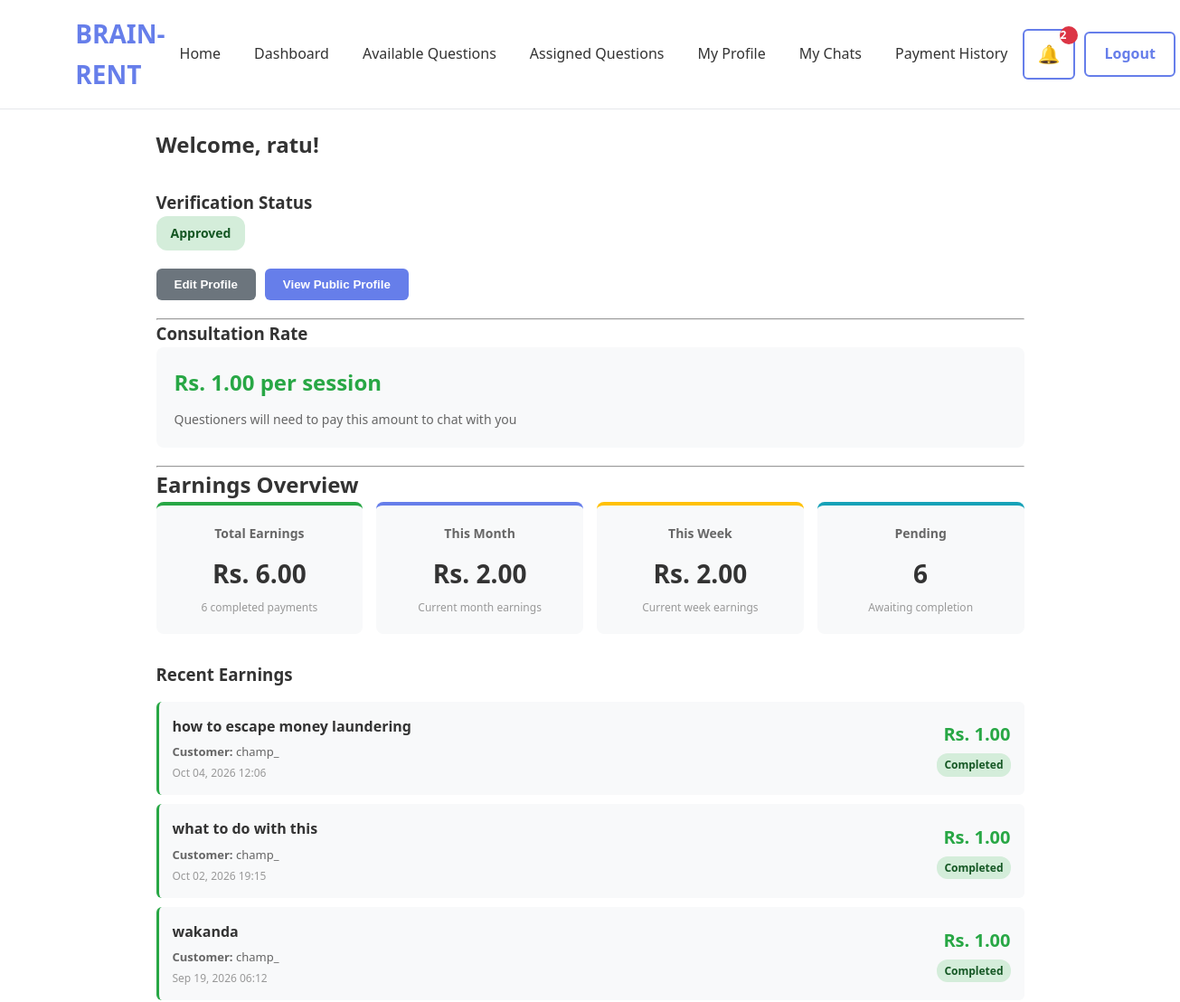
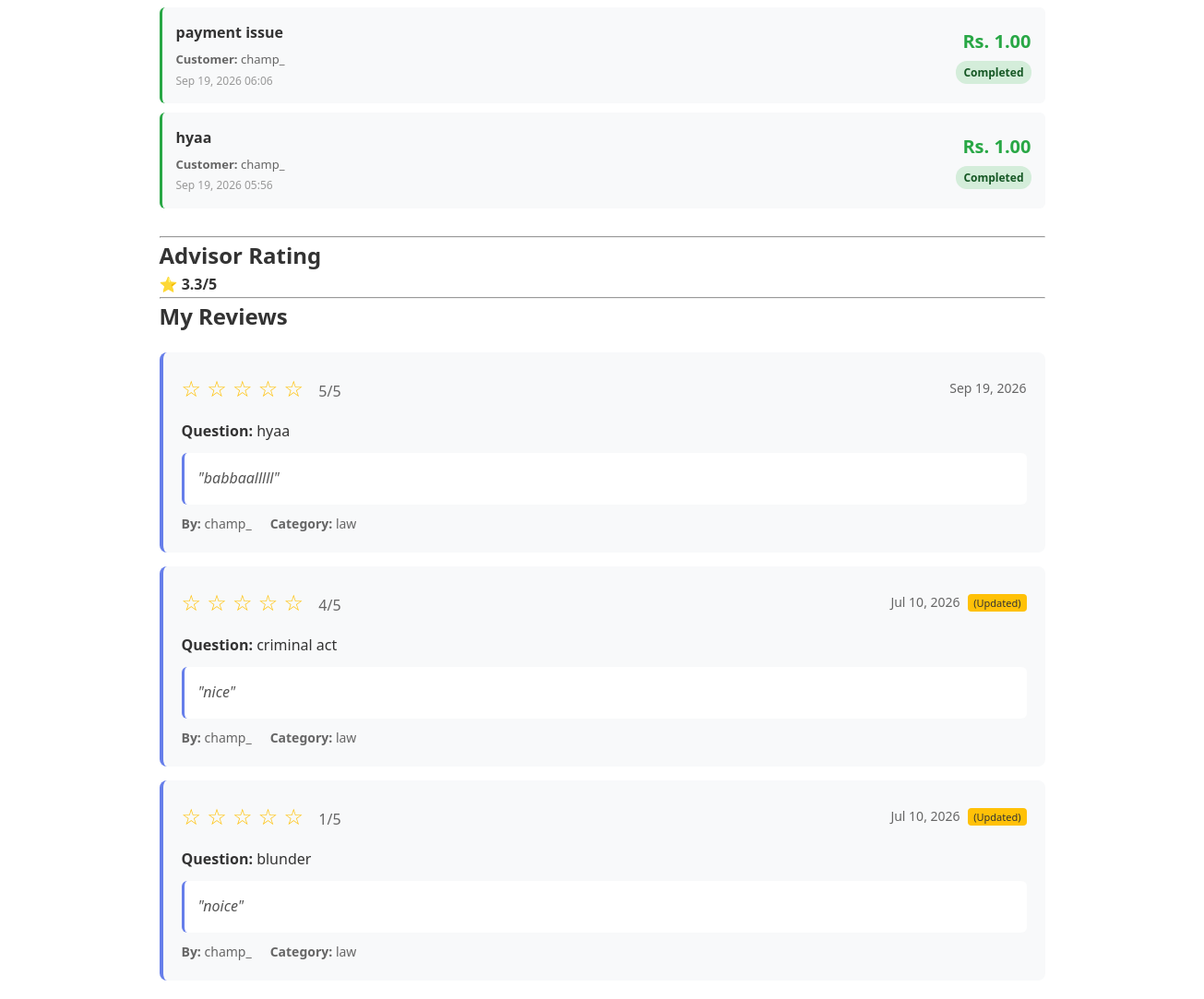
The page /dashboard/advisor/ (signed in) on the database its author committed (2 pictures, top to bottom).
### accounts/models.py (models this page shows, shortened)
class CustomUser(AbstractUser):
    ROLE_CHOICES = [
        ("questioner", "Questioner"),
        ("advisor", "Advisor"),
    ]
    role = models.CharField(
    max_length=20,
    choices=ROLE_CHOICES,
    default="questioner"
 )
    phone_number = models.CharField(
        max_length=15,
        blank=True
    )
    profile_picture = models.ImageField(
        upload_to="profile_pictures/",
        blank=True,
        null=True
    )
    created_at = models.DateTimeField(
        auto_now_add=True
    )
    updated_at = models.DateTimeField(
        auto_now=True
    )

### advisor/models.py (models this page shows, shortened)
class AdvisorProfile(models.Model):
    STATUS_CHOICES = [
        ("pending", "Pending"),
        ("under_review", "Under Review"),
        ("approved", "Approved"),
        ("rejected", "Rejected"),
        ("suspended", "Suspended"),
    ]
    user = models.OneToOneField(
        settings.AUTH_USER_MODEL,
        on_delete=models.CASCADE
    )
    bio = models.TextField()
    expertise = models.ManyToManyField(
    "question.Category",
    related_name="advisors"
 )
    experience = models.PositiveIntegerField(
        help_text="Years of experience"
    )
    consultation_rate = models.DecimalField(
        max_digits=10,
        decimal_places=2,
        default=0.00,
        help_text="Consultation rate per session in NPR"
    )
    verification_status = models.CharField(
        max_length=20,
        choices=STATUS_CHOICES,
        default="pending"
    )

### payment/models.py (models this page shows, shortened)
class Payment(models.Model):
    STATUS_CHOICES = [
        ('pending', 'Pending'),
        ('completed', 'Completed'),
        ('failed', 'Failed'),
        ('refunded', 'Refunded'),
    ]
    CURRENCY_CHOICES = [
        ('NPR', 'Nepali Rupee'),
    ]
    question = models.ForeignKey(
        Question,
        on_delete=models.CASCADE,
        related_name='payments'
    )
    advisor = models.ForeignKey(
        AdvisorProfile,
        on_delete=models.CASCADE,
        related_name='received_payments'
    )
    questioner = models.ForeignKey(
        settings.AUTH_USER_MODEL,
        on_delete=models.CASCADE,
        related_name='made_payments'
    )
    amount = models.DecimalField(
        max_digits=10,
        decimal_places=2
    )
    currency = models.CharField(
        max_length=3,
        choices=CURRENCY_CHOICES,
        default='NPR'
    )
    status = models.CharField(
        max_length=20,
        choices=STATUS_CHOICES,
        default='pending'
    )
    khalti_txn_id = models.CharField(
        max_length=100,
        blank=True,
        null=True,
        help_text='Khalti transaction ID'
    )
    khalti_idx = models.CharField(
        max_length=100,
        blank=True,
        null=True,
        help_text='Khalti payment index'
    )
    payment_method = models.CharField(
        max_length=50,
        default='khalti'
    )
    created_at = models.DateTimeField(auto_now_add=True)
    updated_at = models.DateTimeField(auto_now=True)
    completed_at = models.DateTimeField(null=True, blank=True)
    class Meta:
        ordering = ['-created_at']

### question/models.py (models this page shows, shortened)
class Question(models.Model):
    STATUS_CHOICES = [
        ("pending", "Pending"),
        ("accepted", "Accepted"),
        ("completed", "Completed"),
        ("cancelled", "Cancelled"),
    ]
    questioner = models.ForeignKey(
        settings.AUTH_USER_MODEL,
        on_delete=models.CASCADE,
        related_name="questions"
    )
    category = models.ForeignKey(
        Category,
        on_delete=models.CASCADE,
        related_name="questions"
    )
    title = models.CharField(
        max_length=200
    )
    description = models.TextField()
    status = models.CharField(
        max_length=20,
        choices=STATUS_CHOICES,
        default="pending"
    )
    created_at = models.DateTimeField(
        auto_now_add=True
    )

class Category(models.Model):
    name = models.CharField(
        max_length=100,
        unique=True
    )
    description = models.TextField(
        blank=True
    )
    icon = models.ImageField(
        upload_to="category_icons/",
        blank=True,
        null=True
    )

### review/models.py (models this page shows, shortened)
class Review(models.Model):
    question = models.OneToOneField(
        Question,
        on_delete=models.CASCADE,
        related_name="review",
    )
    advisor = models.ForeignKey(
        AdvisorProfile,
        on_delete=models.CASCADE,
        related_name="reviews",
    )
    questioner = models.ForeignKey(
        settings.AUTH_USER_MODEL,
        on_delete=models.CASCADE,
        related_name="reviews_given",
    )
    rating = models.PositiveSmallIntegerField()
    comment = models.TextField(
        blank=True
    )
    created_at = models.DateTimeField(
        auto_now_add=True
    )
    updated_at = models.DateTimeField(
        auto_now=True
    )

### advisor/views.py (the view)
@login_required
def advisor_dashboard(request):
    if request.user.role != "advisor":
        return HttpResponseForbidden("Access Denied")
    profile = AdvisorProfile.objects.filter(
        user=request.user
    ).first()
    reviews = Review.objects.filter(
        advisor=profile
    ).select_related(
        "question",
        "questioner",
    ).order_by("-created_at")
    average_rating = reviews.aggregate(
        Avg("rating")
    )["rating__avg"]
    completed_payments = Payment.objects.filter(
        advisor=profile,
        status='completed'
    ).select_related('question', 'questioner')
    total_earnings = completed_payments.aggregate(
        total=Sum('amount')
    )['total'] or 0
    now = timezone.now()
    this_month_start = now.replace(day=1, hour=0, minute=0, second=0, microsecond=0)
    monthly_earnings = completed_payments.filter(
        completed_at__gte=this_month_start
    ).aggregate(
        total=Sum('amount')
    )['total'] or 0
    this_week_start = now - timedelta(days=now.weekday())
    this_week_start = this_week_start.replace(hour=0, minute=0, second=0, microsecond=0)
    weekly_earnings = completed_payments.filter(
        completed_at__gte=this_week_start
    ).aggregate(
        total=Sum('amount')
    )['total'] or 0
    recent_earnings = completed_payments.order_by('-completed_at')[:5]
    total_payments = completed_payments.count()
    pending_payments = Payment.objects.filter(
        advisor=profile,
        status='pending'
    ).count()
    return render(
        request,
        "advisor/dashboard.html",
        {
            "profile": profile,
            "reviews": reviews,
            "average_rating": average_rating,
            "total_earnings": total_earnings,
            "monthly_earnings": monthly_earnings,
            "weekly_earnings": weekly_earnings,
            "recent_earnings": recent_earnings,
            "total_payments": total_payments,
            "pending_payments": pending_payments,
        },
    )

### templates/advisor/dashboard.html (shortened to what this page needs)
    {% extends "base.html" %}
    {% block content %}
    <section class="dashboard">
        <h1>Welcome, {{ request.user.first_name }}!</h1>
        {% if profile %}
            <h3>Verification Status</h3>
            <div class="verification-status">
                <span class="status-badge status-{{ profile.verification_status }}">
                    {{ profile.get_verification_status_display }}
                </span>
            </div>
            <div class="dashboard-actions">
                <a href="{% url 'edit_advisor_profile' %}">
                    <button type="button">Edit Profile</button>
                </a>
                <a href="{% url 'advisor_profile_view' profile.id %}">
                    <button type="button" style="background: #667eea;">View Public Profile</button>
                </a>
            </div>
            <hr>
            <h3>Consultation Rate</h3>
            <div class="consultation-rate">
                {% if profile.consultation_rate > 0 %}
                    <p class="rate-amount">Rs. {{ profile.consultation_rate|floatformat:2 }} per session</p>
                    <p class="rate-note">Questioners will need to pay this amount to chat with you</p>
                {% else %}
                    <p class="no-rate">You haven't set your consultation rate yet.</p>
                    <p class="rate-note">Set your rate to start accepting paid consultations</p>
                {% endif %}
            </div>
            <hr>
            <h2>Earnings Overview</h2>
            <div class="earnings-stats">
                <div class="earning-card earning-total">
                    <div class="earning-label">Total Earnings</div>
                    <div class="earning-amount">Rs. {{ total_earnings|floatformat:2 }}</div>
                    <div class="earning-meta">{{ total_payments }} completed payments</div>
                </div>
                <div class="earning-card earning-monthly">
                    <div class="earning-label">This Month</div>
                    <div class="earning-amount">Rs. {{ monthly_earnings|floatformat:2 }}</div>
                    <div class="earning-meta">Current month earnings</div>
                </div>
                <div class="earning-card earning-weekly">
                    <div class="earning-label">This Week</div>
                    <div class="earning-amount">Rs. {{ weekly_earnings|floatformat:2 }}</div>
                    <div class="earning-meta">Current week earnings</div>
                </div>
                <div class="earning-card earning-pending">
                    <div class="earning-label">Pending</div>
                    <div class="earning-amount">{{ pending_payments }}</div>
                    <div class="earning-meta">Awaiting completion</div>
                </div>
            </div>
            {% if recent_earnings %}
                <div class="recent-earnings">
                    <h3>Recent Earnings</h3>
                    <div class="earnings-list">
                        {% for payment in recent_earnings %}
                            <div class="earning-item">
                                <div class="earning-info">
                                    <div class="earning-question">{{ payment.question.title }}</div>
                                    <div class="earning-customer">
                                        <strong>Customer:</strong> {{ payment.questioner.username }}
                                    </div>
                                    <div class="earning-date">
                                        {{ payment.completed_at|date:"M d, Y H:i" }}
                                    </div>
                                </div>
                                <div class="earning-value">
                                    <div class="earning-amount">Rs. {{ payment.amount|floatformat:2 }}</div>
                                    <div class="earning-status status-completed">Completed</div>
                                </div>
                            </div>
                        {% endfor %}
                    </div>
                </div>
            {% endif %}
            <hr>
            <h2>Advisor Rating</h2>
            {% if average_rating %}
                <p>
                    ⭐ <strong>{{ average_rating|floatformat:1 }}/5</strong>
                </p>
            {% else %}
                <p>
                    No ratings yet.
                </p>
            {% endif %}
            <hr>
            <h2>My Reviews</h2>
            {% if reviews %}
                <div class="reviews-list">
                    {% for review in reviews %}
                        <div class="review-card">
                            <div class="review-header">
                                <div class="review-rating">
                                    {% for i in "12345" %}
                                        {% if i <= review.rating %}⭐{% else %}☆{% endif %}
                                    {% endfor %}
                                    <span class="rating-number">{{ review.rating }}/5</span>
                                </div>
                                <div class="review-date">
                                    {{ review.created_at|date:"M d, Y" }}
                                    {% if review.updated_at != review.created_at %}
                                        <span class="updated-badge">(Updated)</span>
                                    {% endif %}
                                </div>
                            </div>
                            <div class="review-question">
                                <strong>Question:</strong> {{ review.question.title }}
                            </div>
                            {% if review.comment %}
                                <div class="review-comment">
                                    "{{ review.comment }}"
                                </div>
                            {% endif %}
                            <div class="review-footer">
                                <span class="reviewer">
                                    <strong>By:</strong> {{ review.questioner.username }}
                                </span>
                                <span class="category">
                                    <strong>Category:</strong> {{ review.question.category.name }}
                                </span>
                            </div>
                        </div>
                    {% endfor %}
                </div>
            {% else %}
                <div class="no-reviews">
                    <p>You haven't received any reviews yet.</p>
                    <p>Complete more consultations to build your reputation!</p>
                </div>
            {% endif %}
        {% endif %}
    </section>
    {% endblock %}

### rows shown on the page
CustomUser: user.first_name "ratu"
AdvisorProfile: verification_status "Approved", consultation_rate "1.00"
Payment: question "how to escape money laundering", questioner.username "champ_", completed_at "Oct 04, 2026 12:06", amount "1.00"
Payment: question "what to do with this", questioner.username "champ_", completed_at "Oct 02, 2026 19:15", amount "1.00"
Payment: question "wakanda", questioner.username "champ_", completed_at "Sep 19, 2026 06:12", amount "1.00"
Payment: question "payment issue", questioner.username "champ_", completed_at "Sep 19, 2026 06:06", amount "1.00"
Payment: question "hyaa", questioner.username "champ_", completed_at "Sep 19, 2026 05:56", amount "1.00"
Review: rating "5", created_at "Sep 19, 2026", question "hyaa", comment "babbaalllll", questioner.username "champ_", question.category.name "law"
Review: rating "4", created_at "Jul 10, 2026", shows "(Updated)", question "criminal act", comment "nice", questioner.username "champ_", question.category.name "law"
Review: rating "1", created_at "Jul 10, 2026", shows "(Updated)", question "blunder", comment "noice", questioner.username "champ_", question.category.name "law"

### other values the page prints
{{ total_earnings|floatformat:2 }} "6.00"
{{ total_payments }} "6"
{{ monthly_earnings|floatformat:2 }} "2.00"
{{ weekly_earnings|floatformat:2 }} "2.00"
{{ pending_payments }} "6"
{{ average_rating|floatformat:1 }} "3.3"
